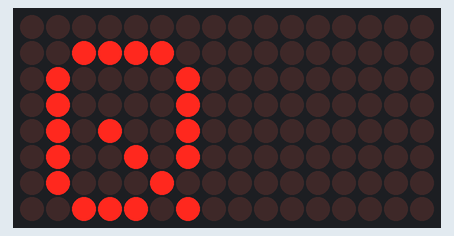
The sketch below on a simulated Arduino Uno, built with avr-gcc and run on an emulated ATmega328P. Shown: 16×8 LED matrix.

Above: at 0.1 s.
At 1.1 s:
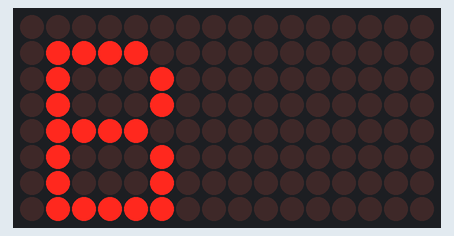
At 2.1 s:
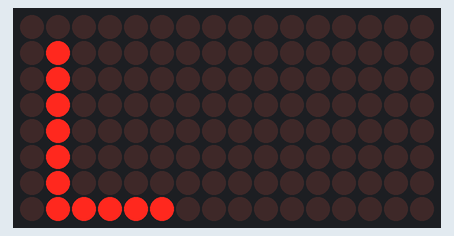

The sketch:

Tugas_4_-_Project_3-QBL.ino
```cpp
#include "LedControl.h"
LedControl lc=LedControl(12,11,10,2); // Pins: DIN,CLK,CS, # of Display connected
unsigned long delayTime=200; // Delay between Frames
// Put values in arrays
byte hurufQ[] = {0x00,0x3c,0x42,0x42,0x52,0x4a,0x44,0x3a};
byte hurufB[] = {0x00,0x78,0x44,0x44,0x78,0x44,0x44,0x7c};
byte hurufL[] = {0x00,0x40,0x40,0x40,0x40,0x40,0x40,0x7c};
void setup()
{
 lc.shutdown(0,false); // Wake up displays
 lc.setIntensity(0,2); // Set intensity levels
 lc.clearDisplay(0); // Clear Displays
}

// Take values in Arrays and Display them
void Q()
{
 for (int i = 0; i < 8; i++)
 {
 lc.setRow(0,i,hurufQ[i]);
 }
}
void B()
{
 for (int i = 0; i < 8; i++)
 {
 lc.setRow(0,i,hurufB[i]);
 }
}
void L()
{
 for (int i = 0; i < 8; i++)
 {
 lc.setRow(0,i,hurufL[i]);
 }
}
void loop()
{
// Put #1 frame on both Display
 Q();
 delay(1000);
 //lc.clearDisplay(0);
 B();
 delay(1000);
 L();
 delay(1000);

}
```

Measured:
- by itself, everything shown: repeats every 3.0 s, in 3 steps
- what the display in image 1 shows lasts 1.0 s, from 1.0 s to 2.0 s
